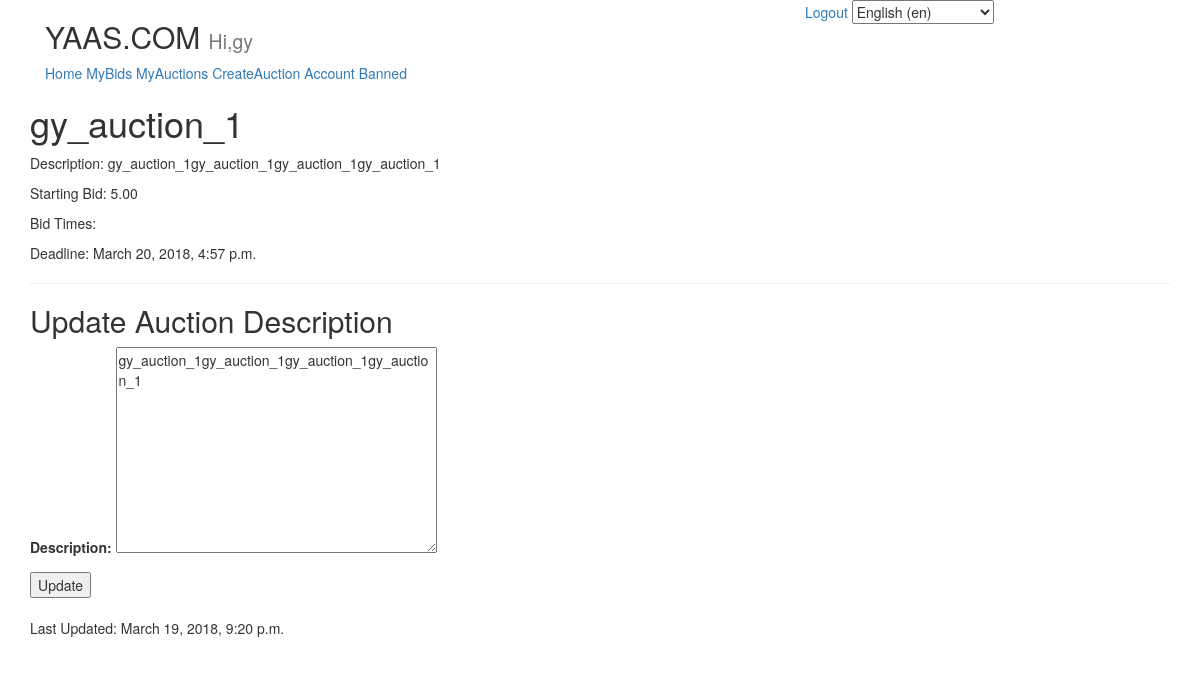
Page /en/my_auctions/1/ (signed in) on the committed database.
### auctions/models.py (models this page shows, shortened)
class Auction(models.Model):
	seller 			=models.ForeignKey(User,on_delete=models.CASCADE)
	name 			=models.CharField(max_length=120)
	description 	=models.TextField(null=True,blank=True)
	minprice		=models.DecimalField(max_digits=8,decimal_places=2)
	deadline	 	=models.DateTimeField(auto_now=False)
	timestamp		=models.DateTimeField(auto_now_add=True)
	updated			=models.DateTimeField(auto_now=True)
	version 		=models.IntegerField(default=0)
	activation_key 	=models.CharField(max_length=120,blank=True,null=True)
	activated 		=models.BooleanField(default=False)
	banned			=models.BooleanField(default=False)
	due				=models.BooleanField(default=False)
	adjudicated		=models.BooleanField(default=False)

### auctions/views.py (the view, shortened to what this page needs)
# urls.py: path('my_auctions/<slug:pk>/',AuctionUpdateView.as_view(),name='my-auctions-detail-update'),
class AuctionUpdateView(LoginRequiredMixin,UpdateView):
	form_class=AuctionUpdateForm
	template_name='auctions/my_auction_update.html'
	def get_queryset(self):
		return Auction.objects.filter(seller=self.request.user)

### auctions/forms.py
class AuctionUpdateForm(forms.ModelForm):
	class Meta:
		model=Auction
		fields=['description']

### auctions/templates/auctions/my_auction_update.html (shortened to what this page needs)
{% extends 'base.html' %}
{% load i18n %}
{% block content %}
<h1>{{ object.name }}</h1>
<p>{% trans 'Description' %}: {{ object.description }}</p>
<p>{% trans 'Starting Bid' %}: {{ object.minprice }}</p>
<p>{% trans 'Bid Times' %}: {{ object.bid_times }}</p>
<p>{% trans 'Deadline' %}: {{ object.deadline }}</p>
<hr>
<h2>{% trans 'Update Auction Description' %}</h2>
<form method='POST' action="" > {% csrf_token %}
    {{ form.as_p }}
    <button type='submit'>{% trans 'Update' %}</button>
</form>
<br/>
<p>{% trans 'Last Updated' %}: {{ object.updated }}</p>
{% endblock %}

### templates/snippets/nav.html (shortened to what this page needs)
{% load i18n %}
<div class="container">
	<div class='col-sm-8'>
		<h2>YAAS.COM
			{% if request.user.is_authenticated %}
			<small>Hi,{{ request.user }}</small>
			{% endif %}
		</h2>
		<a href="{% url 'home' %}">{% trans 'Home' %}</a>
		{% if request.user.is_authenticated %}
		<a href="{% url 'my-bids-list' %}">{% trans 'MyBids' %}</a>
		<a href="{% url 'my-auctions-list' %}">{% trans 'MyAuctions' %}</a>
		<a href="{% url 'auction-create' %}">{% trans 'CreateAuction' %}</a>
		<a href="{% url 'myaccount' pk=request.user.pk %}">{% trans 'Account' %}</a>
		{% endif %}
		{% if request.user.is_superuser %}
		<a href="{% url 'auction-banned' %}">{% trans 'Banned' %}</a>
		{% endif %}
	</div>
	<div class='col-sm-4'>
		{% if request.user.is_authenticated %}
		<a href="{% url 'logout' %}">{% trans 'Logout' %}</a>
		{% endif %}
		<div style='display: inline-block;'>
			<form action="{% url 'set_language' %}" method="post">{% csrf_token %}
				<select name="language" onChange="this.form.submit()">
					{% get_current_language as LANGUAGE_CODE %}
					{% get_available_languages as LANGUAGES %}
					{% get_language_info_list for LANGUAGES as languages %}
					{% for language in languages %}
						<option value="{{ language.code }}"{% if language.code == LANGUAGE_CODE %} selected{% endif %}>
						{{ language.name_local }} ({{ language.code }})
					</option>
					{% endfor %}
				</select>
			</form>
		</div>
	</div>
</div>

### rows in the picture
Auction: name "gy_auction_1", description "gy_auction_1gy_auction_1gy_auction_1gy_auction_1", minprice "5.00", deadline "March 20, 2018, 4:57 p.m.", updated "March 19, 2018, 9:20 p.m."

### other values in the picture
{{ request.user }} "gy"
form field language "English (en)"
